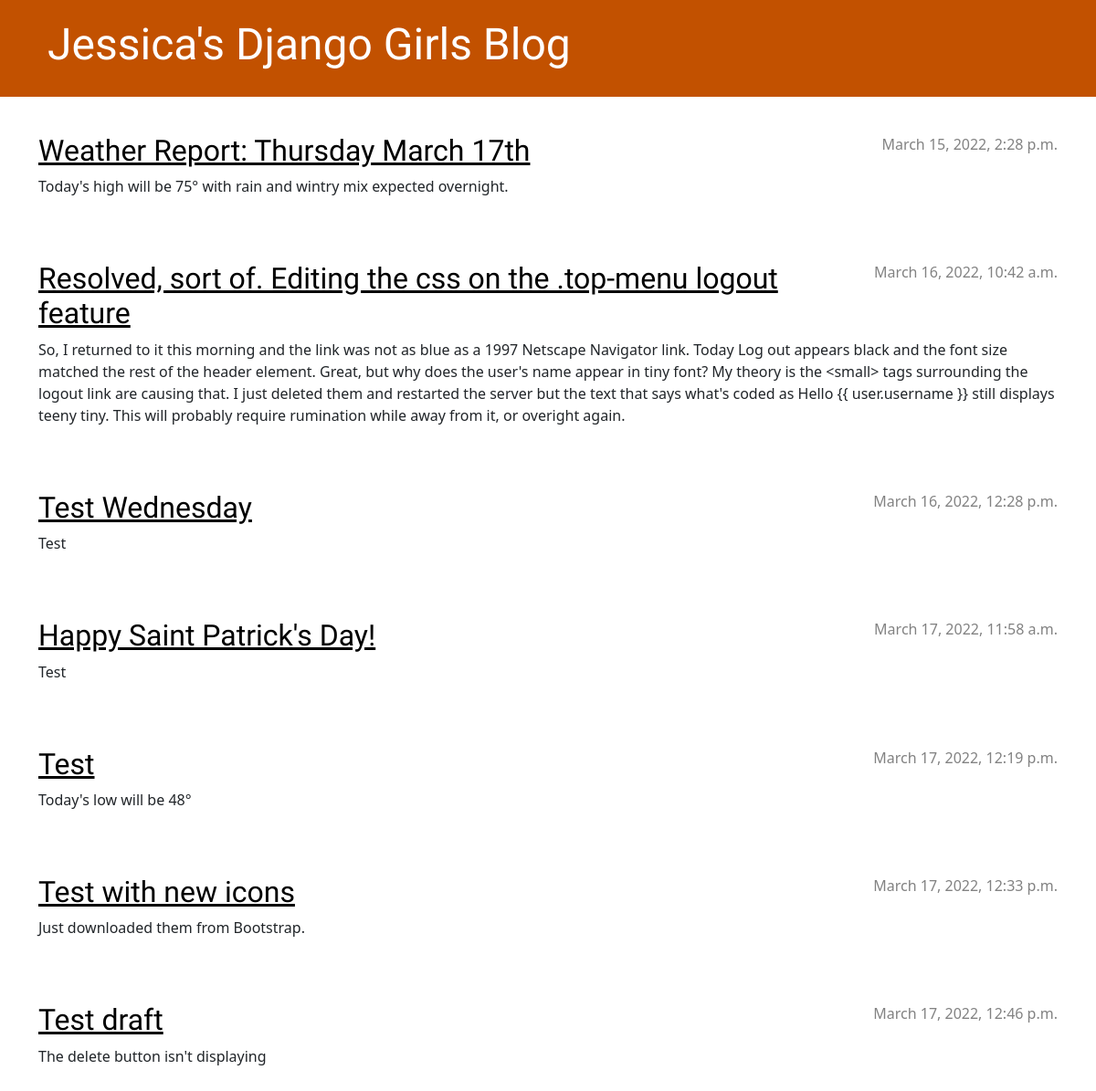
The app's page /, older data.
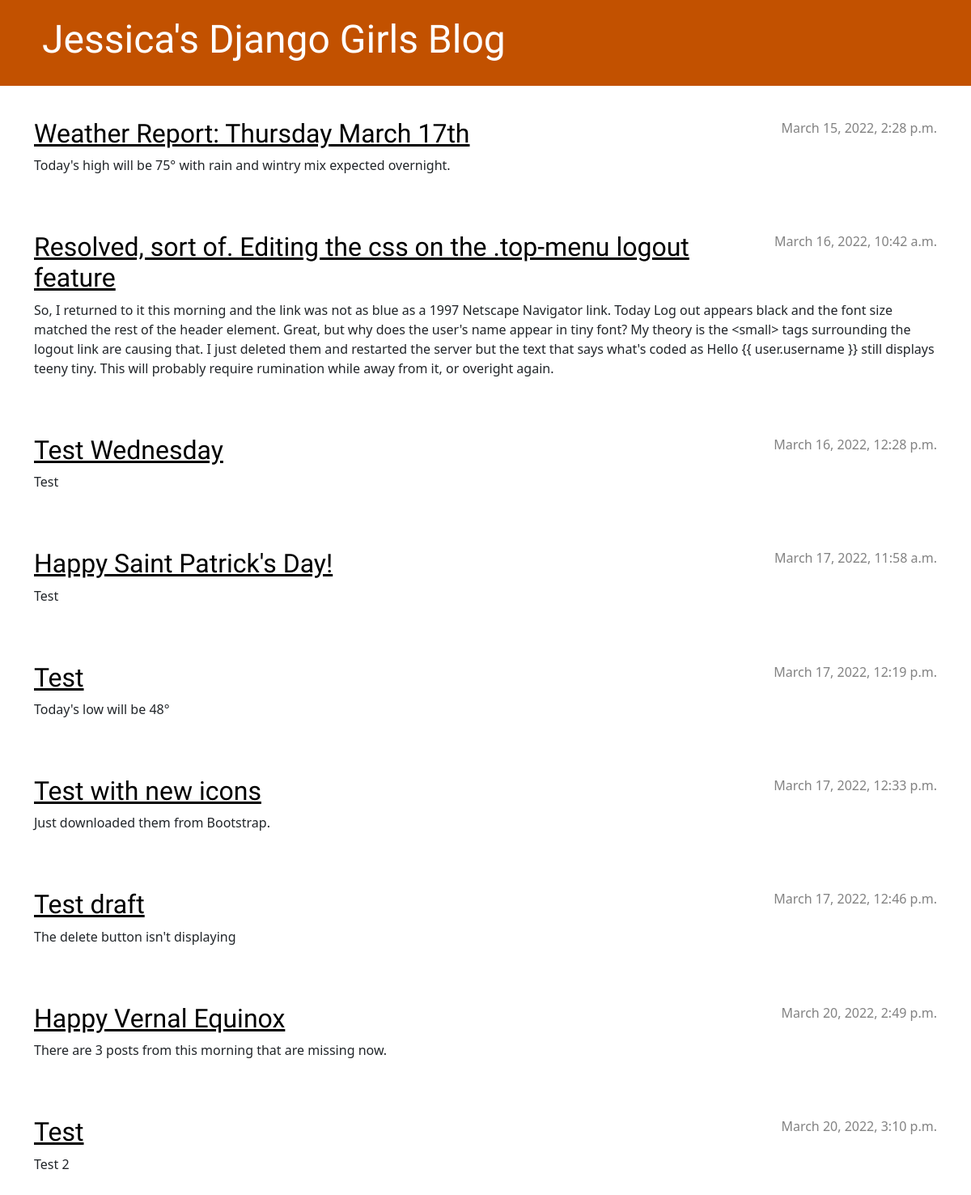
The same page, newer data.
### blog/models.py (models this page shows, shortened)
class Post(models.Model):
    author = models.ForeignKey(settings.AUTH_USER_MODEL, on_delete=models.CASCADE)
    title = models.CharField(max_length=200)
    text = models.TextField()
    created_date = models.DateTimeField(default=timezone.now)
    published_date = models.DateTimeField(blank=True, null=True)

### blog/views.py (the view)
# urls.py: path('', views.post_list, name='post_list'),
def post_list(request):
    posts = Post.objects.filter(published_date__lte=timezone.now()).order_by('published_date')
    return render(request, 'blog/post_list.html', {'posts': posts})

### blog/templates/blog/post_list.html
{% extends 'blog/base.html' %}
{% block content %}
    {% for post in posts %}
        <article class="post">
            <time class="date">
                {{ post.published_date }}
            </time>
            <h2><a href="{% url 'post_detail' pk=post.pk %}">{{ post.title }}</a></h2>
            <p>{{ post.text|linebreaksbr }}</p>
        </article>
    {% endfor %}
{% endblock %}

Row changes from the older to the newer data that the page shows:
added Post: published_date "March 20, 2022, 2:49 p.m.", title "Happy Vernal Equinox", text "There are 3 posts from this morning that are missing now."
added Post: published_date "March 20, 2022, 3:10 p.m.", title "Test", text "Test 2"
